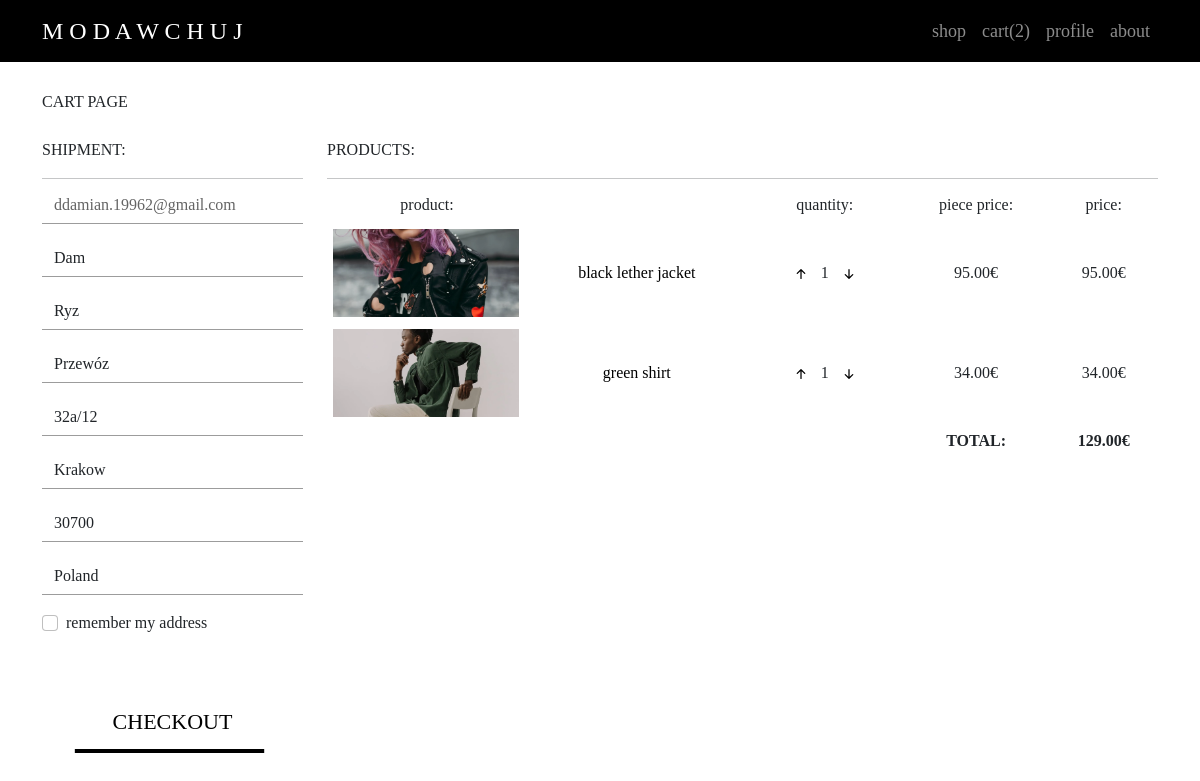
The page /user/cart (signed in) on the database as committed earlier.
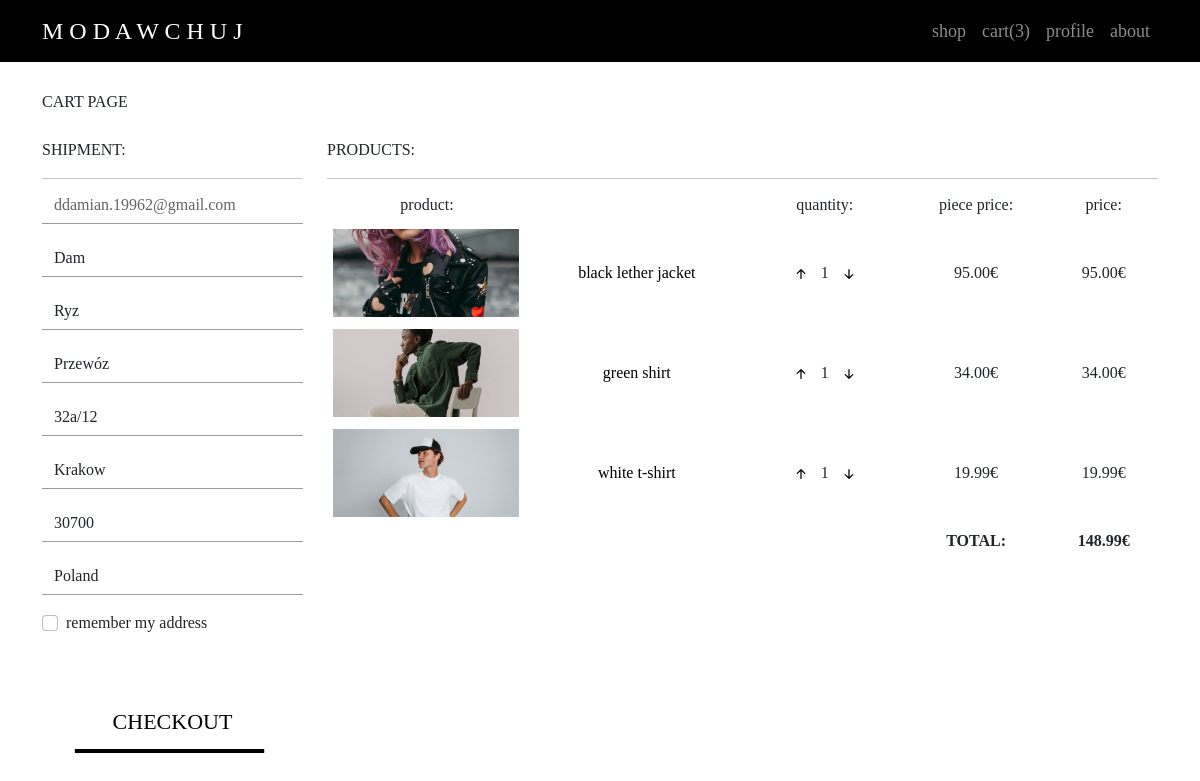
The same page on the database as committed later.
### user/models.py (models this page shows, shortened)
class Cart(models.Model):
    user_id = models.ForeignKey(User, on_delete=models.CASCADE)
    item_id = models.ForeignKey(Item, on_delete=models.CASCADE)
    quantity = models.IntegerField(default=0)
    def get_cart_items(request):
        if request.user.is_authenticated:
            return (Cart.objects.select_related("item_id").filter(user_id=request.user.id), Cart.get_cart_items_quantity(request))
    def get_cart_items_quantity(request):
        quantity = 0
        for item in Cart.objects.filter(user_id=request.user.id):
            quantity += item.quantity
        return quantity
    def item_overall_price(self):
        return self.quantity*self.item_id.current_price
    def order_overall_price(request):
        items = Cart.objects.filter(user_id=request.user.id)
        price = 0.00
        for item in items:
            price += item.item_overall_price()
        return price

### items/models.py (models this page shows)
class Item(models.Model):
    GENDERS = [
        ("m", "male"),
        ("f", "female"),
        ("u", "unisex")
    ]
    CATEGORIES = [
        ("shoes", "shoes"),
        ("legwear", "legwear"),
        ("pants", "pants"),
        ("shorts", "shorts"),
        ("skirt", "skirt"),
        ("t-shirt", "t-shirt"),
        ("shirt", "shirt"),
        ("dress", "dress"),
        ("hoodie", "hoodie"),
        ("jacket", "jacket"),
        ("headwear", "headwear"),
        ("gloves", "gloves")
    ]
    name = models.CharField(max_length=128)
    gender = models.CharField(choices=GENDERS, max_length=16)
    category = models.CharField(choices=CATEGORIES, max_length=16)
    description = models.CharField(max_length=2048)
    quantity = models.IntegerField()
    image = models.ImageField(upload_to="images")
    visibility = models.BooleanField(default=True)
    current_price = models.FloatField(default=0)

### user/views.py (the view)
# urls.py: path("cart", views.cart, name="cart"),
def cart(request):
    return render(request, "user/cart.html", get_cart_info(request))

### user/helpers.py (called while the page is built, shortened)
def get_cart_info(request):
    if request.user.is_authenticated:
        cart = Cart.get_cart_items(request)
        price = Cart.order_overall_price(request)
        user_address = UserAddress.objects.get(user_id=request.user.id)
    return {"cart": cart, "price": price, "user_address": user_address}

### user/templates/user/cart.html (shortened to what the changed rows need)
{% extends "layout_main.html" %}
{% load static %}
{% block body %}
    <div class="container">
        <div class="row">
            <div class="col-lg-9 top-padding order-2">
                <table>
                    <tbody>
                        {% for item in cart.0 %}
                            <tr>
                                <td scope="col" class="image-wrapper">
                                    <img src="{{ item.item_id.image.url }}" class="item-image">
                                </td>
                                <td scope="col"><a class="no-decorator" href="{% url 'items:product' item_id=item.item_id.id %}">{{ item.item_id.name }}</a></td>
                                <td scope="col">
                                    <button data-product="{{ item.item_id.id }}" data-action="add" class="update-cart">
                                        <svg xmlns="http://www.w3.org/2000/svg" width="20" height="20" fill="currentColor" class="bi bi-arrow-up-short" viewBox="0 0 16 16">
                                            <path fill-rule="evenodd" d="M8 12a.5.5 0 0 0 .5-.5V5.707l2.146 2.147a.5.5 0 0 0 .708-.708l-3-3a.5.5 0 0 0-.708 0l-3 3a.5.5 0 1 0 .708.708L7.5 5.707V11.5a.5.5 0 0 0 .5.5z"/>
                                        </svg>
                                    </button>
                                    {{ item.quantity }}
                                    <button data-product="{{ item.item_id.id }}" data-action="remove" class="update-cart">
                                        <svg xmlns="http://www.w3.org/2000/svg" width="20" height="20" fill="currentColor" class="bi bi-arrow-down-short" viewBox="0 0 16 16">
                                            <path fill-rule="evenodd" d="M8 4a.5.5 0 0 1 .5.5v5.793l2.146-2.147a.5.5 0 0 1 .708.708l-3 3a.5.5 0 0 1-.708 0l-3-3a.5.5 0 1 1 .708-.708L7.5 10.293V4.5A.5.5 0 0 1 8 4z"/>
                                        </svg>
                                    </button>
                                </td>
                                <td scope="col">{{ item.item_id.current_price|floatformat:2 }}€</td>
                                <td scope="col">{{ item.item_overall_price|floatformat:2 }}€</td>
                            </tr>
                        {% endfor %}
                        <tr>
                            <td></td>
                            <td></td>
                            <td></td>
                            <th scope="col">TOTAL:</tH>
                            <th scope="col">{{ price|floatformat:2 }}€</th>
                        </tr>
                    </tbody>
                </table>
            </div>
        </div>
    </div>
{% endblock %}

Rows that differ between the two databases and show on the page:
added Cart: item_id.image (picture), item_id.name "white t-shirt", quantity "1", item_id.current_price "19.99", item_overall_price "19.99"
Other text that changed with them:
{{ cart.1 }}: "2" → "3"
{{ price|floatformat:2 }}: "129.00" → "148.99"
